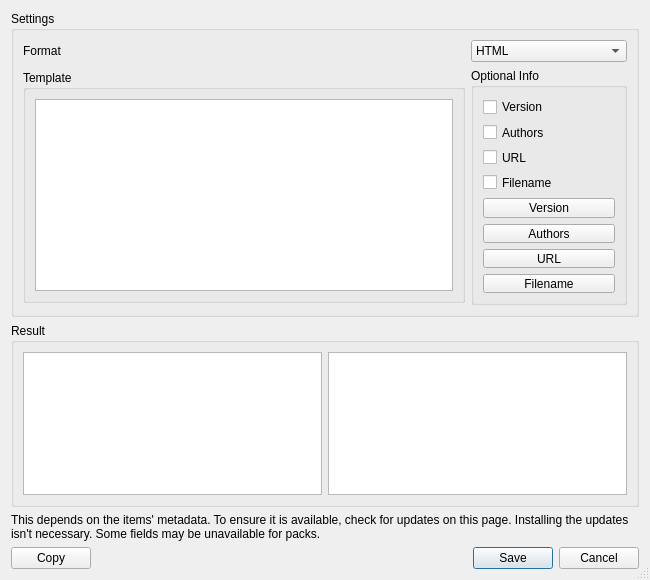
<?xml version="1.0" encoding="UTF-8"?>
<ui version="4.0">
 <class>ExportToModListDialog</class>
 <widget class="QDialog" name="ExportToModListDialog">
  <property name="geometry">
   <rect>
    <x>0</x>
    <y>0</y>
    <width>650</width>
    <height>522</height>
   </rect>
  </property>
  <property name="windowTitle">
   <string>Export List</string>
  </property>
  <property name="sizeGripEnabled">
   <bool>true</bool>
  </property>
  <layout class="QVBoxLayout" name="verticalLayout_2">
   <item>
    <layout class="QVBoxLayout" name="verticalLayout" stretch="0,0,0">
     <item>
      <widget class="QGroupBox" name="groupBox_3">
       <property name="title">
        <string>Settings</string>
       </property>
       <layout class="QGridLayout" name="gridLayout">
        <item row="0" column="1">
         <widget class="QComboBox" name="formatComboBox">
          <item>
           <property name="text">
            <string>HTML</string>
           </property>
          </item>
          <item>
           <property name="text">
            <string>Markdown</string>
           </property>
          </item>
          <item>
           <property name="text">
            <string>Plaintext</string>
           </property>
          </item>
          <item>
           <property name="text">
            <string>JSON</string>
           </property>
          </item>
          <item>
           <property name="text">
            <string>CSV</string>
           </property>
          </item>
          <item>
           <property name="text">
            <string>Comma Separated List</string>
           </property>
          </item>
          <item>
           <property name="text">
            <string>Custom</string>
           </property>
          </item>
         </widget>
        </item>
        <item row="1" column="0">
         <widget class="QGroupBox" name="templateGroup">
          <property name="sizePolicy">
           <sizepolicy hsizetype="Preferred" vsizetype="Maximum">
            <horstretch>0</horstretch>
            <verstretch>0</verstretch>
           </sizepolicy>
          </property>
          <property name="title">
           <string>Template</string>
          </property>
          <layout class="QVBoxLayout" name="verticalLayout_4">
           <item>
            <widget class="QTextEdit" name="templateText">
             <property name="sizePolicy">
              <sizepolicy hsizetype="Expanding" vsizetype="Maximum">
               <horstretch>0</horstretch>
               <verstretch>0</verstretch>
              </sizepolicy>
             </property>
             <property name="toolTip">
                <string>This text supports the following placeholders:&#10;{name}     - Item name&#10;{mod_id}   - Mod ID (mods only)&#10;{url}      - Item URL&#10;{version}  - Item version&#10;{authors}  - Authors, when available&#10;{filename} - Filename</string>
             </property>
            </widget>
           </item>
          </layout>
         </widget>
        </item>
        <item row="1" column="1">
         <widget class="QGroupBox" name="optionsGroup">
          <property name="sizePolicy">
           <sizepolicy hsizetype="Preferred" vsizetype="MinimumExpanding">
            <horstretch>0</horstretch>
            <verstretch>0</verstretch>
           </sizepolicy>
          </property>
          <property name="title">
           <string>Optional Info</string>
          </property>
          <layout class="QVBoxLayout" name="verticalLayout_5">
           <item>
            <widget class="QCheckBox" name="versionCheckBox">
             <property name="text">
              <string>Version</string>
             </property>
            </widget>
           </item>
           <item>
            <widget class="QCheckBox" name="authorsCheckBox">
             <property name="text">
              <string>Authors</string>
             </property>
            </widget>
           </item>
           <item>
            <widget class="QCheckBox" name="urlCheckBox">
             <property name="text">
              <string>URL</string>
             </property>
            </widget>
           </item>
           <item>
            <widget class="QCheckBox" name="filenameCheckBox">
             <property name="text">
              <string>Filename</string>
             </property>
            </widget>
           </item>
           <item>
            <widget class="QPushButton" name="versionButton">
             <property name="text">
              <string>Version</string>
             </property>
            </widget>
           </item>
           <item>
            <widget class="QPushButton" name="authorsButton">
             <property name="text">
              <string>Authors</string>
             </property>
            </widget>
           </item>
           <item>
            <widget class="QPushButton" name="urlButton">
             <property name="text">
              <string>URL</string>
             </property>
            </widget>
           </item>
           <item>
            <widget class="QPushButton" name="filenameButton">
             <property name="text">
              <string>Filename</string>
             </property>
            </widget>
           </item>
          </layout>
         </widget>
        </item>
        <item row="0" column="0">
         <widget class="QLabel" name="label">
          <property name="frameShape">
           <enum>QFrame::NoFrame</enum>
          </property>
          <property name="frameShadow">
           <enum>QFrame::Plain</enum>
          </property>
          <property name="lineWidth">
           <number>1</number>
          </property>
          <property name="text">
           <string>Format</string>
          </property>
         </widget>
        </item>
       </layout>
      </widget>
     </item>
     <item>
      <widget class="QGroupBox" name="groupBox_4">
       <property name="title">
        <string>Result</string>
       </property>
       <layout class="QHBoxLayout" name="horizontalLayout">
        <item>
         <widget class="QPlainTextEdit" name="finalText">
          <property name="minimumSize">
           <size>
            <width>0</width>
            <height>143</height>
           </size>
          </property>
          <property name="readOnly">
           <bool>true</bool>
          </property>
         </widget>
        </item>
        <item>
         <widget class="QTextBrowser" name="resultText">
          <property name="openExternalLinks">
           <bool>true</bool>
          </property>
         </widget>
        </item>
       </layout>
      </widget>
     </item>
     <item>
      <widget class="QLabel" name="warningLabel">
       <property name="text">
        <string>This depends on the items' metadata. To ensure it is available, check for updates on this page. Installing the updates isn't necessary. Some fields may be unavailable for packs.</string>
       </property>
       <property name="wordWrap">
        <bool>true</bool>
       </property>
      </widget>
     </item>
    </layout>
   </item>
   <item>
    <layout class="QHBoxLayout" name="horizontalLayout_2">
     <item>
      <widget class="QPushButton" name="copyButton">
       <property name="text">
        <string>Copy</string>
       </property>
      </widget>
     </item>
     <item>
      <widget class="QDialogButtonBox" name="buttonBox">
       <property name="standardButtons">
        <set>QDialogButtonBox::Cancel|QDialogButtonBox::Save</set>
       </property>
      </widget>
     </item>
    </layout>
   </item>
  </layout>
 </widget>
 <resources/>
 <connections>
  <connection>
   <sender>buttonBox</sender>
   <signal>accepted()</signal>
   <receiver>ExportToModListDialog</receiver>
   <slot>accept()</slot>
   <hints>
    <hint type="sourcelabel">
     <x>334</x>
     <y>435</y>
    </hint>
    <hint type="destinationlabel">
     <x>324</x>
     <y>206</y>
    </hint>
   </hints>
  </connection>
  <connection>
   <sender>buttonBox</sender>
   <signal>rejected()</signal>
   <receiver>ExportToModListDialog</receiver>
   <slot>reject()</slot>
   <hints>
    <hint type="sourcelabel">
     <x>324</x>
     <y>390</y>
    </hint>
    <hint type="destinationlabel">
     <x>324</x>
     <y>206</y>
    </hint>
   </hints>
  </connection>
 </connections>
</ui>
